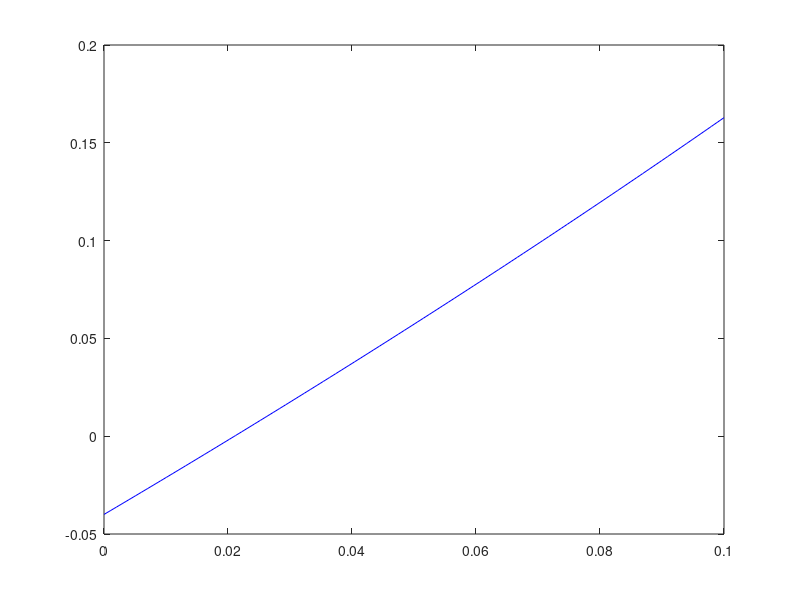

MATLAB code for this plot: (Note: this script raises an error after producing the figure.)
%Funcion
k = 0.04;
pt = 3.5;
f = @(x) (x./(1-x)).*(sqrt((2.*pt)./(2+x)))-k;

%Grafica
a = 0;
b = 0.1;
x = linspace(a,b);
plot(x,f(x),'b-');

%Inciso a
%Metodo de biseccion
maxit = 5000;
tol = 1e-8;
[res, ~, ~, ~,~] = biseccion3(f, a, b, maxit, tol);
res


%Inciso b
x2 = 0.02;
f2 = @(presion) (x2./(1-x2)).*(sqrt((2.*presion)./(2+x2)))-k;

%Grafica
figure(2);
a2 = 3;
b2 = 4;
xd = linspace(a2,b2);
plot(xd,f2(xd),'b-');

%Metodo de biseccion
[res2, ~, ~, ~,~] = biseccion3(f2, a2, b2, maxit, tol);
res2
